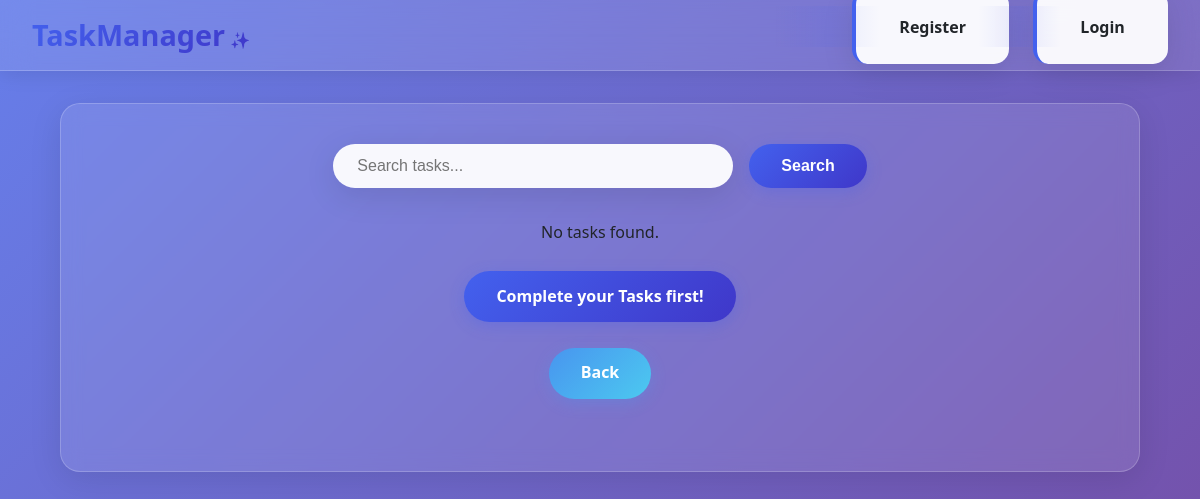
/base/history/, run on an earlier commit of the app's database.
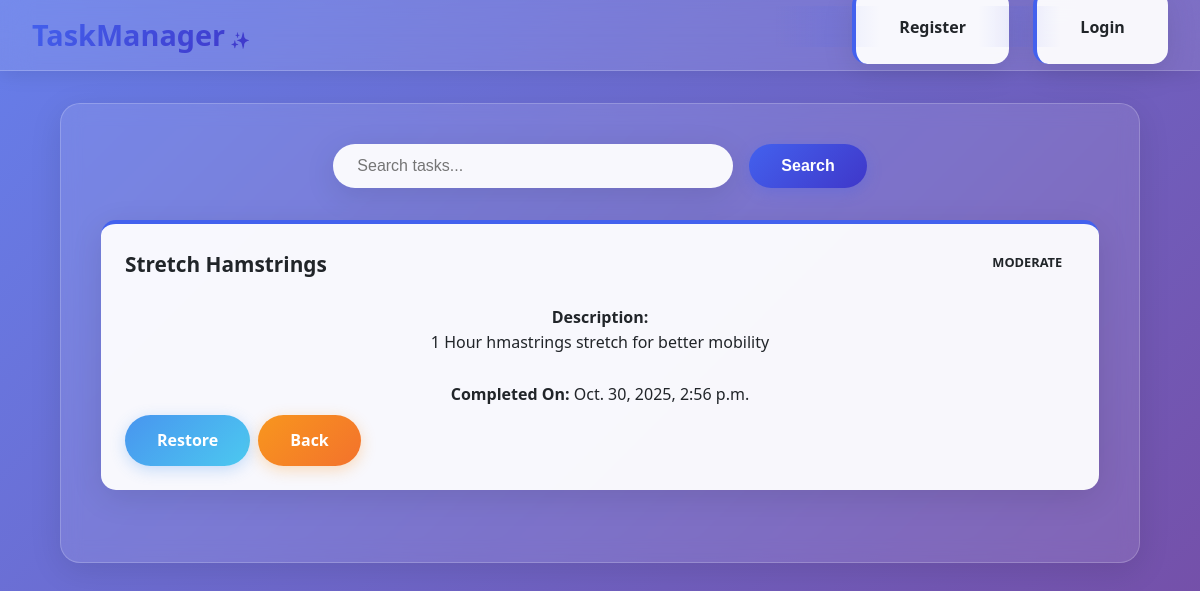
And on a later commit of the database.
### base/models.py (models this page shows, shortened)
class Task(models.Model):
    title = models.CharField(max_length=200)
    description = models.CharField(max_length=500)
    priority = models.ForeignKey(Priority, on_delete=models.CASCADE, related_name='task')
    estimated_hours = models.IntegerField()
    progress = models.IntegerField()  # 0-100%
    is_completed = models.BooleanField(default=False)
    created_at = models.DateTimeField(auto_now_add=True)
    completed_at = models.DateTimeField(null=True, blank=True)

class Priority(models.Model):
    name = models.CharField(max_length=10)
    def __str__(self):
        return self.name

### base/views.py (the view)
# urls.py: path('history/',views.history,name='history'),
def history(request):
    search=request.GET.get('q')
    if search:
        data= Task.objects.filter(
            Q(title__icontains=search)|
            Q(description__icontains=search)|
            Q(progress__icontains=search)|
            Q(priority__icontains=search)
        )
    else:
        data=Task.objects.filter(is_completed=True)
    return render(request,'history.html',{'data':data})

### base/templates/history.html
{% extends 'main.html' %}
{% block content %}
<div class="container glass-container">
    <form method="GET" class="search-container">
        <input type="text" name="q" placeholder="Search tasks..." value="{{ request.GET.q }}" class="search-input" />
        <button type="submit" class="btn btn-primary">Search</button>
    </form>
    <div class="task-grid">
        {% for i in data %}
        <div class="task-card animate-fade-in">
            <div class="task-header">
                <h3 class="task-title">{{ i.title }}</h3>
                <span class="task-priority priority-{{ i.priority|lower }}">{{ i.priority }}</span>
            </div>
            <p><strong>Description: <br></strong>{{ i.description }}</p> <br>
            <p><strong>Completed On:</strong> {{ i.completed_at }}</p>
            <div class="d-flex gap-2 mt-2">
                <a href="{% url 'restore' i.id %}" class="btn btn-info">Restore</a>
            <a href="{% url 'display' %}" class="btn btn-warning">Back</a>
            </div>
        </div>
        {% empty %}
        <div class="text-center">
            <p>No tasks found. <br><br><a href="{% url 'display' %}" class="btn btn-primary">Complete your Tasks first!</a></p> <br>
            <a href="{% url 'display' %}" class="btn btn-info">Back</a>
        </div>
        {% endfor %}
    </div>
</div>
{% endblock %}

What changed in the data, as far as the page shows it:
added Task: title "Stretch Hamstrings", priority "MODERATE", description "1 Hour hmastrings stretch for better mobility", completed_at "Oct. 30, 2025, 2:56 p.m."
Also different on the page:
text no longer shown: "No tasks found. Complete your Tasks first! Back"
